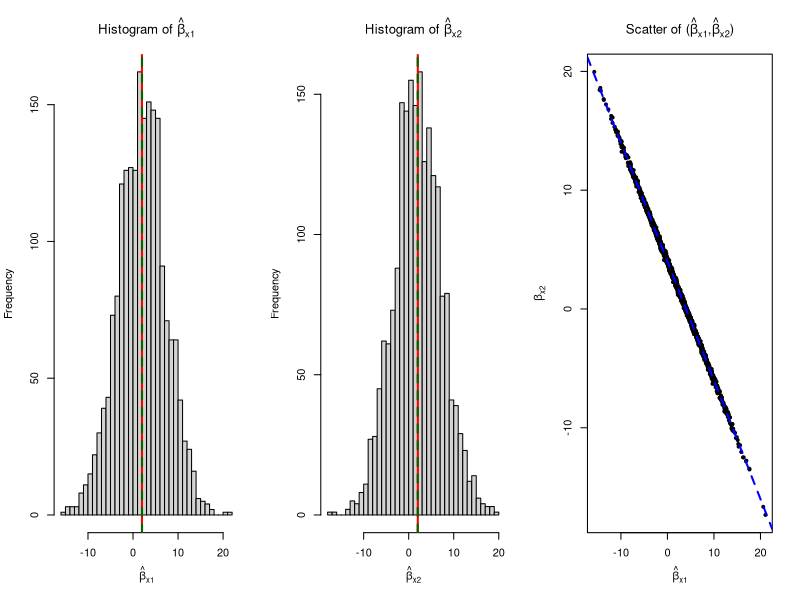

Reproduce this figure in R.
set.seed(1)

# Settings: crank up collinearity and keep n modest
n    <- 40
B    <- 2000
rho  <- 0.9995        # correlation between x1 and x2 (very high)
btrue <- c(2, 2)      # true coefficients
sigma <- 1

coef_x1 <- numeric(B)
coef_x2 <- numeric(B)

for (i in 1:B) {
  x1 <- rnorm(n)
  z  <- rnorm(n)
  x2 <- rho * x1 + sqrt(1 - rho^2) * z   # cor(x1, x2) ~ rho
  y  <- btrue[1] * x1 + btrue[2] * x2 + rnorm(n, sd = sigma)

  fit <- lm(y ~ x1 + x2)
  b   <- coef(fit)[c("x1", "x2")]
  coef_x1[i] <- b[1]
  coef_x2[i] <- b[2]
}

# How often does one coefficient get ~"near zero"?
thr <- 0.2  # threshold for "near zero" (adjust to taste)
near_zero_runs <- mean( (abs(coef_x1) < thr) | (abs(coef_x2) < thr) )
cat(sprintf("Proportion of runs with at least one coeff |β̂| < %.2f: %.3f\n",
            thr, near_zero_runs))

# Summaries
summ <- function(v) round(quantile(v, c(.01,.05,.25,.5,.75,.95,.99)), 3)
cat("Quantiles for β̂_x1:\n"); print(summ(coef_x1))
cat("Quantiles for β̂_x2:\n"); print(summ(coef_x2))
cat(sprintf("Means:  mean(β̂_x1)=%.3f, mean(β̂_x2)=%.3f\n",
            mean(coef_x1), mean(coef_x2)))

# Plots
op <- par(no.readonly = TRUE); on.exit(par(op))
par(mfrow = c(1, 3))

hist(coef_x1, breaks = 40, main = expression("Histogram of " * hat(beta)[x1]),
     xlab = expression(hat(beta)[x1]))
abline(v = mean(coef_x1), col = "red", lwd = 2)
abline(v = btrue[1], col = "darkgreen", lwd = 2, lty = 2) # true

hist(coef_x2, breaks = 40, main = expression("Histogram of " * hat(beta)[x2]),
     xlab = expression(hat(beta)[x2]))
abline(v = mean(coef_x2), col = "red", lwd = 2)
abline(v = btrue[2], col = "darkgreen", lwd = 2, lty = 2) # true

plot(coef_x1, coef_x2, pch = 19, cex = 0.6,
     xlab = expression(hat(beta)[x1]), ylab = expression(hat(beta)[x2]),
     main = expression("Scatter of (" * hat(beta)[x1] * "," * hat(beta)[x2] * ")"))
abline(a = 4, b = -1, col = "blue", lwd = 2, lty = 2)  # β̂_x1 + β̂_x2 ≈ 4 ridge